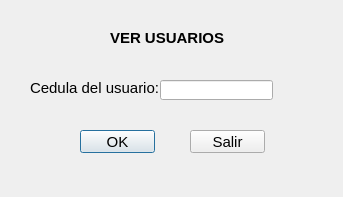
<?xml version="1.0" encoding="UTF-8"?>
<ui version="4.0">
 <class>dialog</class>
 <widget class="QDialog" name="dialog">
  <property name="geometry">
   <rect>
    <x>0</x>
    <y>0</y>
    <width>343</width>
    <height>197</height>
   </rect>
  </property>
  <property name="windowTitle">
   <string>Ver Paciente </string>
  </property>
  <widget class="QLabel" name="label">
   <property name="geometry">
    <rect>
     <x>30</x>
     <y>80</y>
     <width>131</width>
     <height>16</height>
    </rect>
   </property>
   <property name="font">
    <font>
     <family>Arial</family>
     <pointsize>11</pointsize>
    </font>
   </property>
   <property name="text">
    <string>Cedula del usuario:</string>
   </property>
  </widget>
  <widget class="QLineEdit" name="cedula">
   <property name="geometry">
    <rect>
     <x>160</x>
     <y>80</y>
     <width>113</width>
     <height>20</height>
    </rect>
   </property>
  </widget>
  <widget class="QPushButton" name="okay">
   <property name="geometry">
    <rect>
     <x>80</x>
     <y>130</y>
     <width>75</width>
     <height>23</height>
    </rect>
   </property>
   <property name="font">
    <font>
     <family>Arial</family>
     <pointsize>11</pointsize>
    </font>
   </property>
   <property name="text">
    <string>OK</string>
   </property>
  </widget>
  <widget class="QPushButton" name="salir">
   <property name="geometry">
    <rect>
     <x>190</x>
     <y>130</y>
     <width>75</width>
     <height>23</height>
    </rect>
   </property>
   <property name="font">
    <font>
     <family>Arial</family>
     <pointsize>11</pointsize>
    </font>
   </property>
   <property name="text">
    <string>Salir</string>
   </property>
  </widget>
  <widget class="QLabel" name="label_2">
   <property name="geometry">
    <rect>
     <x>110</x>
     <y>30</y>
     <width>131</width>
     <height>16</height>
    </rect>
   </property>
   <property name="font">
    <font>
     <family>Arial</family>
     <pointsize>11</pointsize>
     <weight>75</weight>
     <bold>true</bold>
    </font>
   </property>
   <property name="text">
    <string>VER USUARIOS</string>
   </property>
  </widget>
 </widget>
 <resources/>
 <connections>
  <connection>
   <sender>okay</sender>
   <signal>clicked()</signal>
   <receiver>dialog</receiver>
   <slot>close()</slot>
   <hints>
    <hint type="sourcelabel">
     <x>116</x>
     <y>242</y>
    </hint>
    <hint type="destinationlabel">
     <x>145</x>
     <y>271</y>
    </hint>
   </hints>
  </connection>
  <connection>
   <sender>salir</sender>
   <signal>clicked()</signal>
   <receiver>cedula</receiver>
   <slot>clear()</slot>
   <hints>
    <hint type="sourcelabel">
     <x>254</x>
     <y>245</y>
    </hint>
    <hint type="destinationlabel">
     <x>201</x>
     <y>120</y>
    </hint>
   </hints>
  </connection>
  <connection>
   <sender>salir</sender>
   <signal>clicked()</signal>
   <receiver>dialog</receiver>
   <slot>close()</slot>
   <hints>
    <hint type="sourcelabel">
     <x>292</x>
     <y>240</y>
    </hint>
    <hint type="destinationlabel">
     <x>317</x>
     <y>279</y>
    </hint>
   </hints>
  </connection>
  <connection>
   <sender>okay</sender>
   <signal>clicked()</signal>
   <receiver>dialog</receiver>
   <slot>close()</slot>
   <hints>
    <hint type="sourcelabel">
     <x>119</x>
     <y>141</y>
    </hint>
    <hint type="destinationlabel">
     <x>149</x>
     <y>176</y>
    </hint>
   </hints>
  </connection>
  <connection>
   <sender>salir</sender>
   <signal>clicked()</signal>
   <receiver>dialog</receiver>
   <slot>close()</slot>
   <hints>
    <hint type="sourcelabel">
     <x>234</x>
     <y>142</y>
    </hint>
    <hint type="destinationlabel">
     <x>276</x>
     <y>181</y>
    </hint>
   </hints>
  </connection>
 </connections>
</ui>
